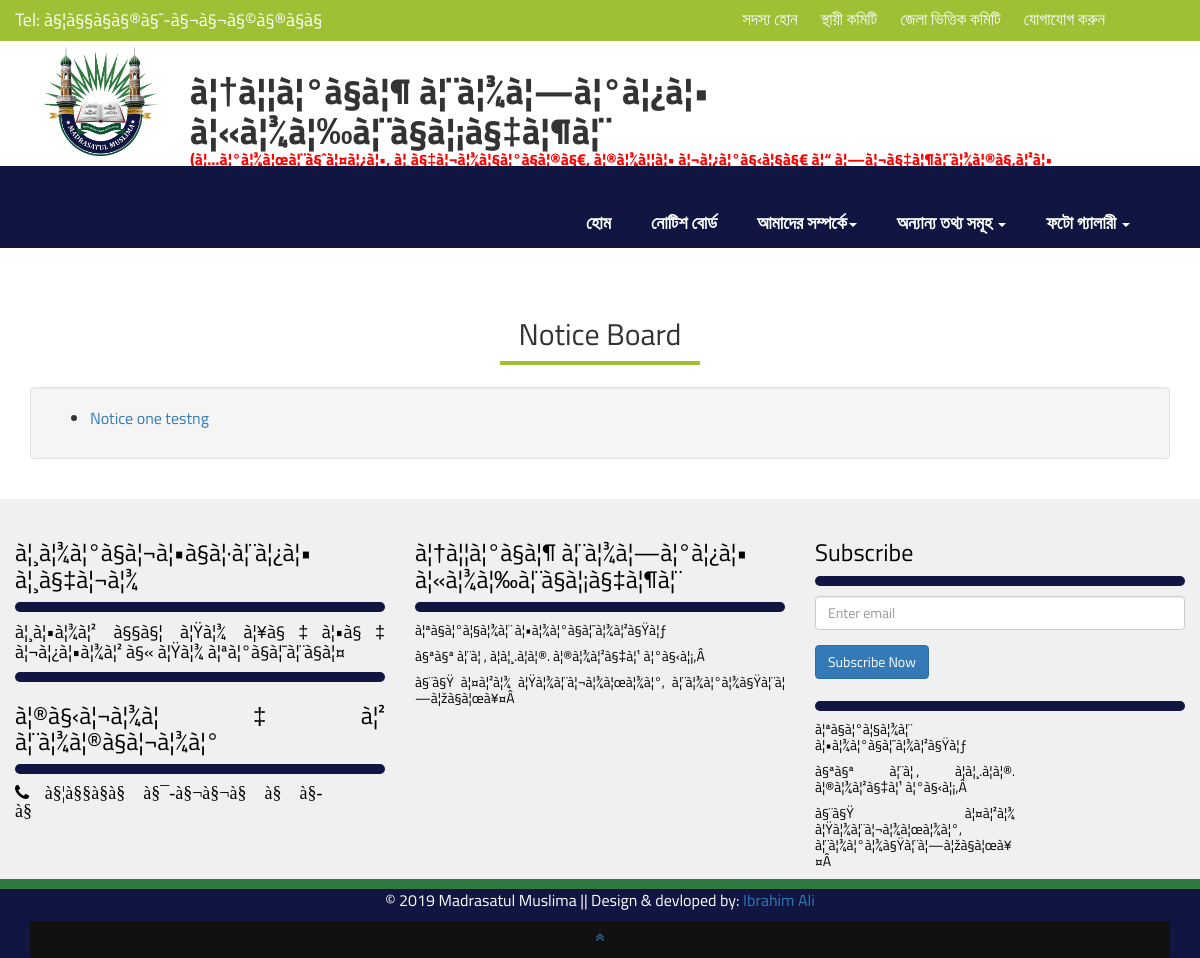
Page /notice.php on the committed database.
### tables this page shows
CREATE TABLE IF NOT EXISTS `footer_area` (
  `id` smallint(6) NOT NULL AUTO_INCREMENT,
  `Madrasa_hours_title` longtext NOT NULL,
  `Madrasa_hours_time` longtext NOT NULL,
  `Telephone_title` longtext NOT NULL,
  `Telephone_number` longtext NOT NULL,
  `Mobile_number` longtext NOT NULL,
  `Madrasa_address_title` longtext NOT NULL,
  `Madrasa_address` longtext NOT NULL,
  `Madrasa_email_address` longtext NOT NULL,
  PRIMARY KEY (`id`)
);

CREATE TABLE IF NOT EXISTS `site_info` (
  `id` int(11) NOT NULL AUTO_INCREMENT,
  `logo` text NOT NULL,
  `site_titile` text NOT NULL,
  `site_slogan` text NOT NULL,
  PRIMARY KEY (`id`)
);

CREATE TABLE IF NOT EXISTS `notice_board` (
  `id` int(11) NOT NULL AUTO_INCREMENT,
  `title` longtext NOT NULL,
  `image` longtext NOT NULL,
  `description` longtext NOT NULL,
  `date` timestamp NOT NULL DEFAULT current_timestamp() ON UPDATE current_timestamp(),
  PRIMARY KEY (`id`)
);

### lib/database.php (called while the page is built, shortened)
<?php
class Database{
	public  $host 		= DB_HOST;
	public  $user 		= DB_USER;
	public  $pass 		= DB_PASS;
	public  $dbname 	= DB_NAME;
	public $link;
	private function connectDB(){
		$this->link = new mysqli($this->host,$this->user,$this->pass,$this->dbname);
	}
	public function select($data) {
		$results = $this->link->query($data) or die ($this->link->error.__LINE__);
		if ($results->num_rows > 0) {
			return $results;
		} else {
			return false;
		}
	}
}
?>

### notice.php (the view, shortened to what this page needs)
<?php
include("inc/header.php");
?>
<section class="section_wrapper main_wrapper">
	<div class="container">
		<div class="row">
			<div class="teachers_wrapper text-center">
				<div class="col-md-12 col-sm-12 col-xs-12">
					<h2>Notice Board</h2>
					<div style="width:200px;height:4px; margin:0px auto; background:#9EC035;"></div>
					<br>
				</div>
			</div>
		</div>
		<div class="row">
						<div class="col-md-12 col-sm-12 col-xs-12">
							<div class="awd_wrapper well" style="width:100%; font-size:16px;">
							<ul>
								<?php
								$query="SELECT * FROM notice_board";
								$results=$db->select($query);
								if ($results){
								?>
								<?php
								while($results1=$results->fetch_assoc()){
								?>
								<li><a href="notice_view.php?id=<?php echo $results1['id']; ?>"> <?php echo $results1['title']; ?> </a></li>
								<?php }?>
								<?php }?>
							</ul>
							</div>
						</div>
		</div>
	</div>
</section>
<?php
include("inc/footer.php");
?>

### inc/header.php (shortened to what this page needs)
<?php
include("lib/database.php");
$db = new Database();
?>
<!DOCTYPE html>
<html lang="en">
<head>
  <link rel="stylesheet" href="css/font-awesome.min.css">
  <link rel="stylesheet" href="css/animate.css">
  <link rel="stylesheet" href="css/bootstrap.css">
  <link rel="stylesheet" href="css/bootstrap.min.css">
  <link rel="stylesheet" href="css/thumbnail-slider.css">
  <link rel="stylesheet" href="css/custom.css">
</head>
<body>
<section class="top_bar" id="top_bar"  >
	<div class="container-fluid">
		<div class="row div col-md-5 col-sm-3 col-xs-12">
		<?php
			$query="SELECT * FROM footer_area";
			$results=$db->select($query);
			if ($results){
			?>
			<?php
			while($showresults=$results->fetch_assoc()){
			?>
			<h4>Tel: <?php echo $showresults['Telephone_number']; ?></h4>
		<?php } ?>
		<?php } ?>
		</div>
		<div class="row div col-md-7 col-sm-9 col-xs-12 top_bar_text">
			<ul>
				<li> <a href="jobs.php">সদস্য হোন</a></li>
				<li> <a href="teachers.php">স্থায়ী কমিটি</a></li>
				<li> <a href="teachers.php">জেলা ভিত্তিক কমিটি</a></li>
				<li> <a href="contact_us.php">যোগাযোগ করুন</a></li>
			</ul>
		</div>
	</div>
</section>
<section class="top_content" id="top"  >
	<div class="container">
		<div class="row div col-md-2 col-sm-2 col-xs-4">
		<?php
				$query="SELECT * FROM site_info";
				$results=$db->select($query);
				if ($results){?>
				<?php
				while($show=$results->fetch_assoc()){
			?>
		<div class="logo_wraper_1">
			<img src="admin/<?php echo $show['logo'];?>" alt="" class="img-responsive"/>
		</div>
		</div>
		<div class="row div col-md-10 col-sm-10 col-xs-8 logo_content">
			<h1 style="font-weight:bold"><?php echo $show['site_titile'];?> </h1>
			<p > <?php echo $show['site_slogan'];?> </p>
		</div>
		<?php } ?>
		<?php } ?>
	</div>
</section>
<nav class="navbar navbar-default" id="tf-menu" role="navigation">
	<div class="container">
		<div class="collapse navbar-collapse navbar-right" id="myNavbar">
		  <ul class="nav navbar-nav">
			<li class=""><a  href="index.php"> হোম</a></li>
			<li class=""><a  href="notice.php"> নোটিশ বোর্ড</a></li>
			<li class="dropdown ">
			  <a href="#" class="dropdown-toggle" data-toggle="dropdown" role="button" aria-haspopup="true" aria-expanded="false">আমাদের সম্পর্কে<span class="caret"></span></a>
			</li>
			<li class="dropdown ">
			  <a href="#" class="dropdown-toggle" data-toggle="dropdown" role="button" aria-haspopup="true" aria-expanded="false">অন্যান্য তথ্য সমূহ <span class="caret"></span></a>
			</li>
			<li class="dropdown ">
			  <a href="#" class="dropdown-toggle" data-toggle="dropdown" role="button" aria-haspopup="true" aria-expanded="false">ফটো গ্যালারী <span class="caret"></span></a>
			</li>
		  </ul>
		</div>
	  </div>
</nav>

### inc/footer.php (shortened to what this page needs)
<?php
$db = new Database();
?>
<section class="footer text-center" id="footer">
	<div class="container-fluid">
			<?php
			$query="SELECT * FROM footer_area";
			$results=$db->select($query);
			if ($results){
			?>
			<?php
			while($showresults=$results->fetch_assoc()){
			?>
		<div class="row">
			<div class="col-xs-12 col-sm-6 col-md-4 col-lg-4">
				<div class="footer_wrapper text-justify">
					<h3> <?php echo $showresults['Madrasa_hours_title']; ?> </h3>
					<div class="f_hr"> </div>
					<h4><?php echo $showresults['Madrasa_hours_time']; ?></h4>
					<div class="f_hr"> </div>
					<h3> <?php echo $showresults['Telephone_title']; ?></h3>
					<div class="f_hr"> </div>
					<h4><span class="fa fa-phone"> <?php echo $showresults['Telephone_number']; ?> </h4>
				</div>
			</div>
			<div class="col-xs-12 col-sm-6 col-md-4 col-lg-4">
				<div class="footer_wrapper">
				<h3> <?php echo $showresults['Madrasa_address_title']; ?>  </h3>
				<div class="f_hr"> </div>
				<h4 style="width:100%;">
				<?php echo $showresults['Madrasa_address']; ?>
				</h4>
				</div>
			</div>
			<div class="col-xs-12 col-sm-6 col-md-4 col-lg-4">
				<div class="footer_wrapper">
					<h3> Subscribe</h3>
					<div class="f_hr"> </div>
					<form action="" method="post">
					  <div class="form-group">
						<input type="email" class="form-control" name="email" id="exampleInputEmail1" aria-describedby="emailHelp" placeholder="Enter email" required>
					   </div>
					  <button type="submit" name="submit" class="btn btn-primary btn-md">Subscribe Now</button>
					</form>
					<br>
					<div class="f_hr"> </div>
					<h4 style="width:200px;">
					<?php echo $showresults['Madrasa_address']; ?>
					</h4>
				</div>
				</div>
		</div>
		<?php } ?>
		<?php } ?>
		</div>
 </section>
 <section class="fotter_bg_1">
 </section>
 <section class="text-center fotter_bg_2" >
	<div class="container">
		<div class="row ">
			<div class="col-sm-12 col-md-12 col-xs-12 ">
				<p style="color:#fff;"> &copy 2019 Madrasatul Muslima || Design & devloped by: <a href="https://www.facebook.com/ibrahimaliwd">Ibrahim Ali</a> </p>
			</div>
		</div>
		<div id="back-to-top" data-spy="affix" data-offset-top="10" class="back-to-top affix">
				<a href="#top_bar" class=" animated4 page-scroll"> <i class="fa fa-angle-double-up"></i></a>
		</div>
	</div>
 </section>
</body>
</html>

### css/custom.css (style rules this page uses)
body { font-family: 'Titillium Web', sans-serif; line-height: 22px; color: #0000000; background:#fff; }
.top_bar { background:#9EC035; color:#fff; }
.top_bar ul { list-style:none; padding-top: 8px; }
.top_bar ul li { display:inline-block; margin-right: 20px; }
.top_bar ul li a { text-decoration: none; color: #FFF; font-size: 17px; }
.top_bar_text { text-align:right; }
.top_content { height:125px; padding-top:10px; position:relative; z-index:1; }
.top_content p { font-weight:bold; margin-top:-12px; font-size:16px; color:red; }
.logo_wraper_1 img { max-height: 164px; width: 121px; margin-left: 10px; margin-top:-10px; }
#tf-menu { transition: all 0.8s ease 0s; position:relative; z-index:2; }
.navbar-default { background:#101541; border-color: #eee; border-bottom:10px solid #545598; }
.navbar { border: 0 none; border-radius: 0; font-size:16px; letter-spacing:2px; margin-bottom: 0; padding-top: 5px; font-family: 'Titillium Web', sans-serif; text-transform: capitalize; letter-spacing:0px; }
.navbar-nav { text-transform: capitalize; font-size: 12px; margin-top:-4px; letter-spacing:0px; }
.navbar-default .navbar-nav > li { border-radius: 5px 5px 0px 0px; margin-right:5px; letter-spacing:0px; }
.navbar-default .navbar-nav > li > a { color:#fff; margin-right:5px; font-size:18px; font-family: 'Titillium Web', sans-serif; font-weight:bold; letter-spacing:0px; }
.text-center { text-align:center; }
p { font-size: 16px; }
.section_wrapper { padding-top:20px; padding-bottom:20px; }
.footer { background:#F0F0F0; text-align:left; padding-top:20px; color:#000; }
.footer p { font-size: 14px; line-height: 16px; text-align: left; padding: 0px; color:#000; text-align:justify; }
.f_hr { height:10px; background:#101541; margin-bottom:10px; border-radius:5px; }
.fotter_bg_1 { background:#307A41; height:10px; }
.fotter_bg_2 { background:#101541; }
.fotter_bg_2 p { color#fff; }
#back-to-top { background: #111 none repeat scroll 0% 0%; padding: 5px 20px 10px; border-radius: 3px; right: 40px; top: auto; z-index: 1; }
.page-scroll i { padding: ; }
.teachers_wrapper { padding-top:30px; padding-bottom:30px; }

### rows in the picture
footer_area: Telephone_number "à§¦à§§à§­à§®à§¯-à§¬à§¬à§©à§®à§­à§­", Madrasa_hours_title "à¦¸à¦¾à¦°à§à¦¬à¦•à§à¦·à¦¨à¦¿à¦• à¦¸à§‡à¦¬à¦¾", Madrasa_hours_time "à¦¸à¦•à¦¾à¦² à§§à§¦ à¦Ÿà¦¾ à¦¥à§‡à¦•à§‡ à¦¬à¦¿à¦•à¦¾à¦² à§« à¦Ÿà¦¾ à¦ªà¦°à§à¦¯à¦¨à§à¦¤", Telephone_title "à¦®à§‹à¦¬à¦¾à¦‡à¦² à¦¨à¦¾à¦®à§à¦¬à¦¾à¦°", Madrasa_address_title "à¦†à¦¦à¦°à§à¦¶ à¦¨à¦¾à¦—à¦°à¦¿à¦• à¦«à¦¾à¦‰à¦¨à§à¦¡à§‡à¦¶à¦¨", Madrasa_address "à¦ªà§à¦°à¦§à¦¾à¦¨ à¦•à¦¾à¦°à§à¦¯à¦¾à¦²à§Ÿà¦ƒ à§ªà§ª à¦¨à¦‚, à¦à¦¸.à¦à¦®. à¦®à¦¾à¦²à§‡à¦¹ à¦°à§‹à¦¡,Â à§¨à§Ÿ à¦¤à¦²à¦¾ à¦Ÿà¦¾à¦¨à¦¬à¦¾à¦œà¦¾à¦°, à¦¨à¦¾à¦°à¦¾à§Ÿà¦¨à¦—à¦žà§à¦œà¥¤Â"
site_info: logo (picture), site_titile "à¦†à¦¦à¦°à§à¦¶ à¦¨à¦¾à¦—à¦°à¦¿à¦• à¦«à¦¾à¦‰à¦¨à§à¦¡à§‡à¦¶à¦¨", site_slogan "(à¦…à¦°à¦¾à¦œà¦¨à§ˆà¦¤à¦¿à¦•, à¦¸à§‡à¦¬à¦¾à¦§à¦°à§à¦®à§€, à¦®à¦¾à¦¦à¦• à¦¬à¦¿à¦°à§‹à¦§à§€ à¦“ à¦—à¦¬à§‡à¦¶à¦¨à¦¾à¦®à§‚à¦²à¦•…"
notice_board: title "Notice one testng"
